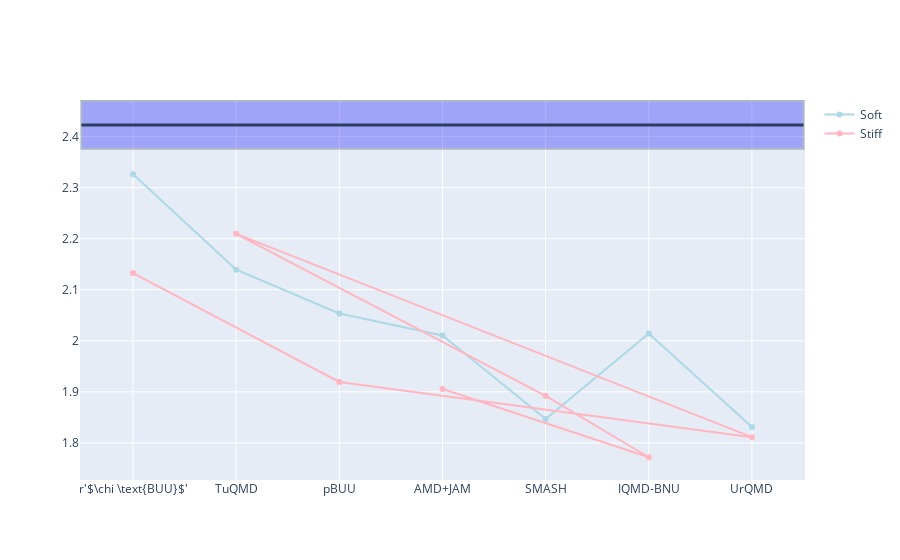

Notebook source saved alongside this figure:
### Code cell
# Add mean line for data measurment

doubleratio = 2.42299

#error bars
err_doubleratio = .046775

y0 = -.5
y1 = 6.5


#rectangle represents error bar
fig.add_shape(type="rect", fillcolor='blue', opacity=.3, xref="x1", yref="y1",
            y0=doubleratio-err_doubleratio, x0=y0, y1=doubleratio+err_doubleratio, x1=y1)
        
        #lines represent mean value of measurment
fig.add_shape(type="line", xref="x1", yref="y1",
            y0=doubleratio, x0=y0, y1=doubleratio, x1=y1, line_width=3)

### Figure 1 — Plotly figure (JSON) as saved in the notebook; plotly's stock layout.template omitted (floating-point values rounded to 4 significant figures)
{"data": [{"marker": {"color": "lightblue", "line": {"color": "lightgray"}}, "name": "Soft", "type": "scatter", "x": ["r'$\\chi \\text{BUU}$'", "TuQMD", "pBUU", "AMD+JAM", "SMASH", "IQMD-BNU", "UrQMD"], "y": [2.326, 2.139, 2.054, 2.01, 1.847, 2.014, 1.831]}, {"marker": {"color": "lightpink", "line": {"color": "lightgray"}}, "name": "Stiff", "type": "scatter", "x": ["AMD+JAM", "IQMD-BNU", "SMASH", "TuQMD", "UrQMD", "pBUU", "r'$\\chi \\text{BUU}$'"], "y": [1.906, 1.772, 1.892, 2.21, 1.811, 1.919, 2.133]}], "layout": {"shapes": [{"fillcolor": "blue", "opacity": 0.3, "type": "rect", "x0": -0.5, "x1": 6.5, "xref": "x", "y0": 2.376, "y1": 2.47, "yref": "y"}, {"line": {"width": 3}, "type": "line", "x0": -0.5, "x1": 6.5, "xref": "x", "y0": 2.423, "y1": 2.423, "yref": "y"}]}}
